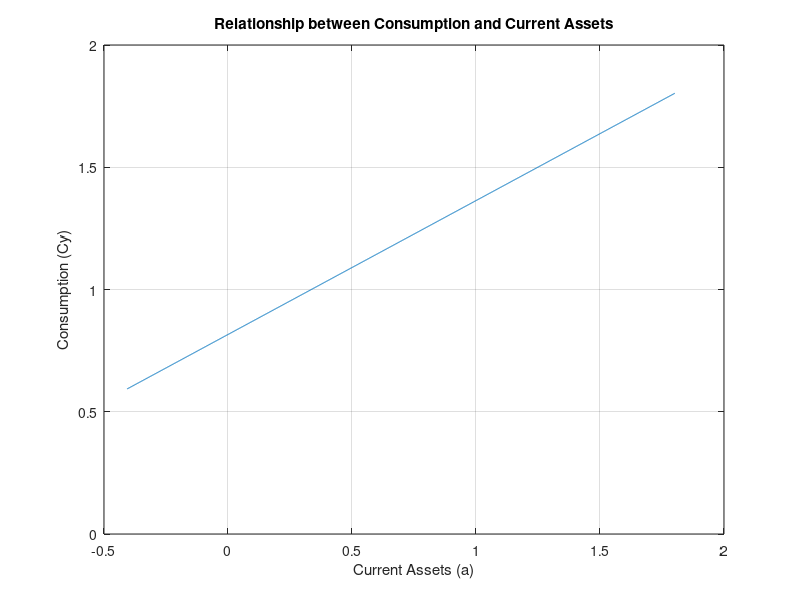
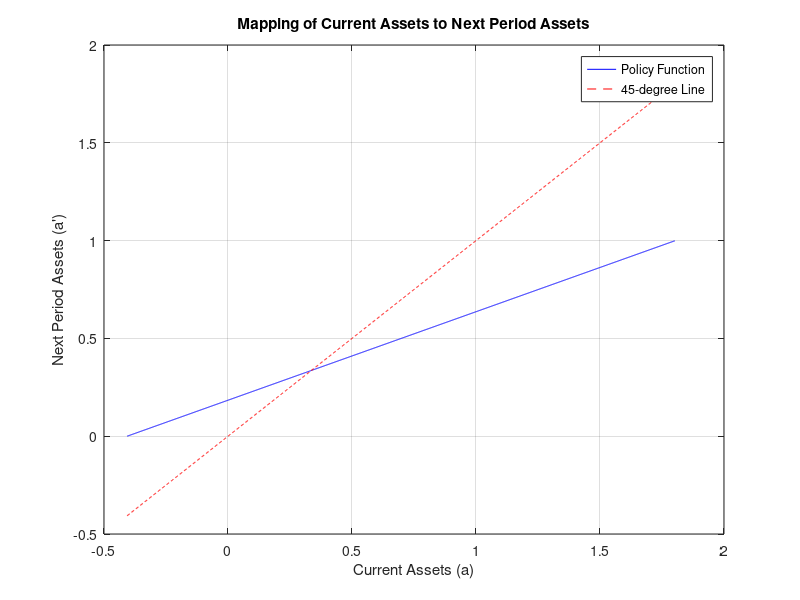

Reproduce these figures in MATLAB, in order.
clc,clear;
% Exogenous variables and Parameters
R=1.02;
Y=1;
ss=0.5;
beta=0.9;
gamma=0.5;

% Grid on state variable in t+1
num_a=2000;
a_prime_min=0.00001;
a_prime_max=0.999;
a_prime_grid=linspace(a_prime_min,a_prime_max,num_a)';

%consumption and cash-on-hand
Cy=(beta*R*(ss+R*a_prime_grid).^(-gamma)).^(-1/gamma);
a=Cy+a_prime_grid-Y;

% consumption function (policy function)
figure;
plot(a,Cy);
ylabel('Consumption (Cy)');
xlabel('Current Assets (a)');
title('Relationship between Consumption and Current Assets');
grid on;

% saving function (policy function)
figure;
plot(a, a_prime_grid, '-b');
xlabel('Current Assets (a)');
ylabel('Next Period Assets (a'')'); 
title('Mapping of Current Assets to Next Period Assets'); 
grid on;
% show a 45-degree line
hold on;
plot(a, a, '--r');
legend('Policy Function', '45-degree Line'); 
hold off;

